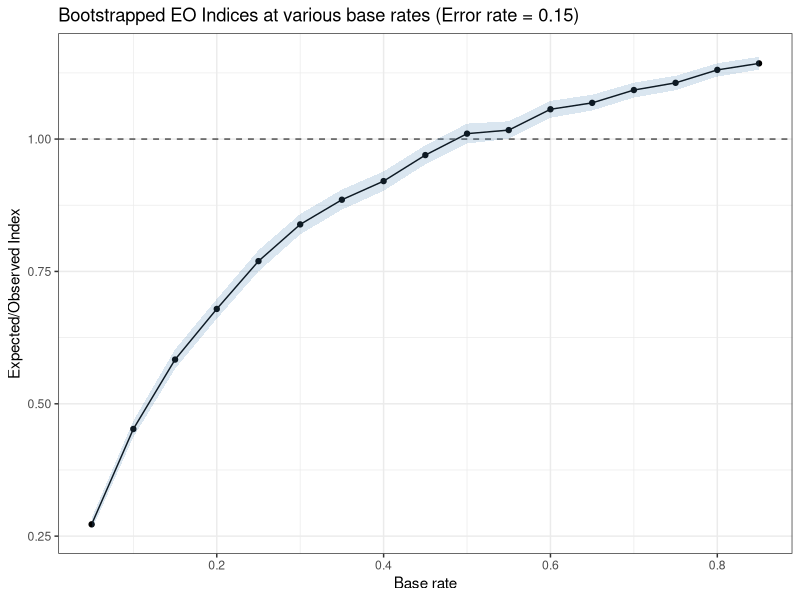
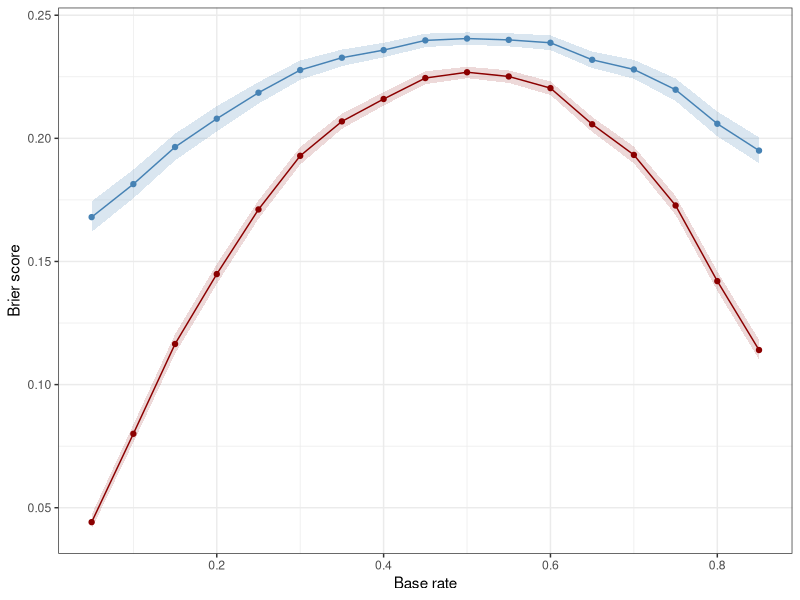
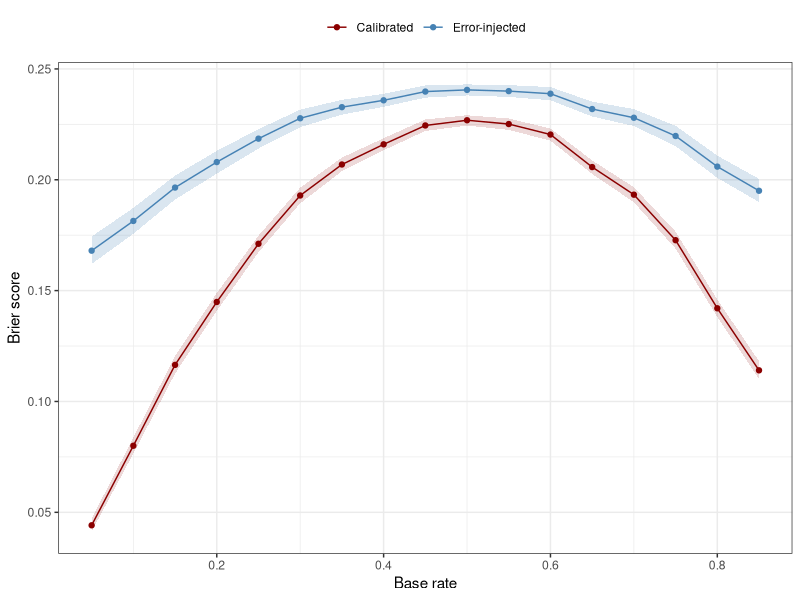
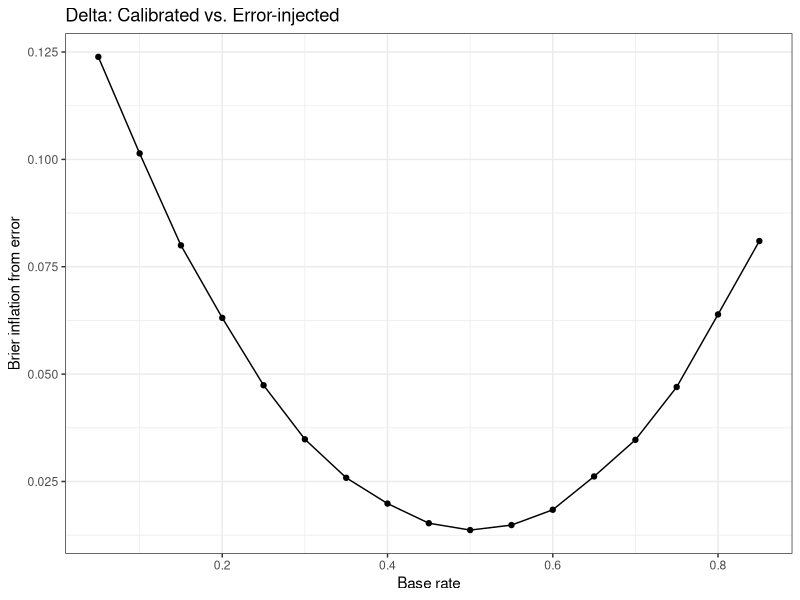
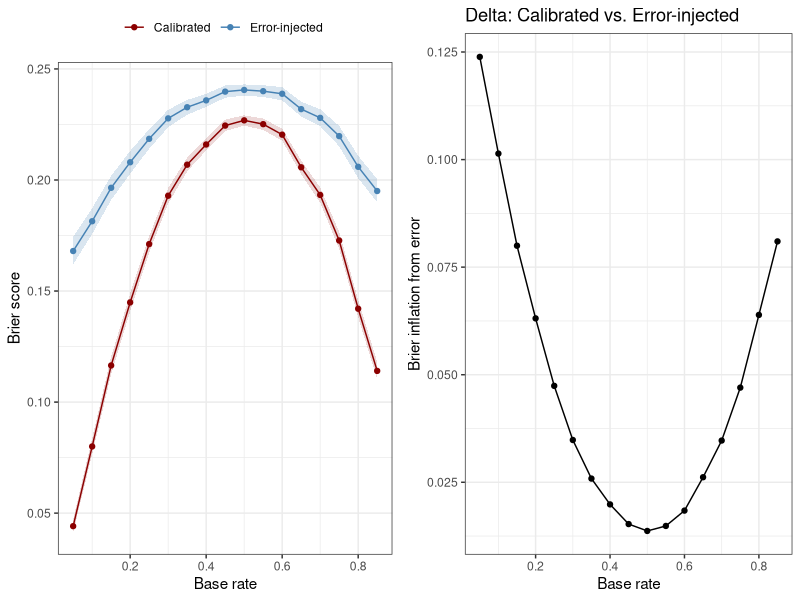

Recreate these plots in R, in order.
#------------------------------------------------------------------------------#
## EO INDEX EXPLORATION v1 ##
#------------------------------------------------------------------------------#

library(stats)
library(ggpubr)
library(tidyverse)

# Set the back-end
#rm(list=ls()) # Clear environment
options(scipen = 999) # Disable scientific notation
seed1 <- 6012021
seed2 <- 3222023
seed3 <- 9061991

# Set the parameters
base_rates <- seq(0.05, 0.85, by = 0.05)
err_rate   <- 0.15   # held constant
n <- 12000

# Apply the base rates
eo <- sapply(base_rates, function(b) {
  score <- rbeta(n, b * 10, (1 - b) * 10)
  obs   <- rbinom(n, 1, score)
  flip  <- runif(n) < err_rate
  obs_e <- ifelse(flip, 1 - obs, obs)
  sum(score) / sum(obs_e)
})

# Bootstrap the EO function
n_boot <- 2000
set.seed(seed1)
boot_curve <- lapply(base_rates, function(b) {
  score <- rbeta(n, b * 10, (1 - b) * 10)
  obs   <- rbinom(n, 1, score)
  replicate(n_boot, {
    idx  <- sample(n, replace = TRUE)
    fl_b <- runif(length(idx)) < err_rate
    sum(score[idx]) / sum(ifelse(fl_b, 1 - obs[idx], obs[idx]))
  })
})

# Collate the outcomes
boot_summary <- do.call(rbind, lapply(seq_along(base_rates), function(i) {
  x <- boot_curve[[i]]
  data.frame(base_rate = base_rates[i],
             eo  = mean(x),
             lwr = quantile(x, .025),
             upr = quantile(x, .975))
}))
print(boot_summary, row.names = FALSE)

# Plot the EO effect
eo_effect_plot <- ggplot(boot_summary, 
       aes(base_rate, eo)) +
  geom_point() +
  geom_line() +
  geom_hline(yintercept = 1, linetype = "dashed", colour = "grey30") +
  geom_ribbon(aes(ymin = lwr, ymax = upr), alpha = 0.2, fill = "steelblue") +
  labs(x = "Base rate", y = "Expected/Observed Index", 
       title = "Bootstrapped EO Indices at various base rates (Error rate = 0.15)") +
  theme_bw()
print(eo_effect_plot)

# Brier version
set.seed(seed3)
boot_brier <- lapply(base_rates, function(b) {
  score <- rbeta(n, b * 10, (1 - b) * 10)
  obs   <- rbinom(n, 1, score)
  cal <- err <- numeric(n_boot)
  for (i in seq_len(n_boot)) {
    idx   <- sample(n, replace = TRUE)
    fl_b  <- runif(length(idx)) < err_rate
    obs_b <- ifelse(fl_b, 1 - obs[idx], obs[idx])
    cal[i] <- mean((score[idx] - obs[idx])^2)
    err[i] <- mean((score[idx] - obs_b)^2)
  }
  data.frame(base_rate  = b,
             brier_cal = mean(cal), cal_lwr = quantile(cal, .025), cal_upr = quantile(cal, .975),
             brier_err = mean(err), err_lwr = quantile(err, .025), err_upr = quantile(err, .975))
})
boot_brier <- do.call(rbind, boot_brier)
print(boot_brier, row.names = FALSE)

# Plot the Brier effect
brier_effect_plot <- ggplot(boot_brier, aes(base_rate)) +
  geom_ribbon(aes(ymin = cal_lwr, ymax = cal_upr), alpha = 0.15, fill = "darkred") +
  geom_ribbon(aes(ymin = err_lwr, ymax = err_upr), alpha = 0.20, fill = "steelblue") +
  geom_line(aes(y = brier_cal), colour = "darkred") +
  geom_line(aes(y = brier_err), colour = "steelblue") +
  geom_point(aes(y = brier_cal), colour = "darkred") +
  geom_point(aes(y = brier_err), colour = "steelblue") +
  labs(x = "Base rate", y = "Brier score") +
  theme_bw()
print(brier_effect_plot)

brier_effect_plot2 <- ggplot(boot_brier, aes(base_rate)) +
  geom_ribbon(aes(ymin = cal_lwr, ymax = cal_upr, fill = "Calibrated"), alpha = 0.15) +
  geom_ribbon(aes(ymin = err_lwr, ymax = err_upr, fill = "Error-injected"), alpha = 0.20) +
  geom_line(aes(y = brier_cal, colour = "Calibrated")) +
  geom_line(aes(y = brier_err, colour = "Error-injected")) +
  geom_point(aes(y = brier_cal, colour = "Calibrated")) +
  geom_point(aes(y = brier_err, colour = "Error-injected")) +
  scale_colour_manual(name = NULL,
                      values = c("Calibrated" = "darkred", "Error-injected" = "steelblue")) +
  scale_fill_manual(name = NULL,
                    values = c("Calibrated" = "darkred", "Error-injected" = "steelblue")) +
  guides(fill = "none") +
  labs(x = "Base rate", y = "Brier score") +
  theme_bw() +
  theme(legend.position = "top")
print(brier_effect_plot2)

# Calculate and plot the delta
boot_brier$gap <- boot_brier$brier_err - boot_brier$brier_cal
brier_delta_plot <- ggplot(boot_brier, aes(base_rate, gap)) +
  geom_line() +
  geom_point() +
  labs(x = "Base rate", y = "Brier inflation from error",
       title = "Delta: Calibrated vs. Error-injected") +
  theme_bw()
print(brier_delta_plot)
ggarrange(brier_effect_plot2, brier_delta_plot)

## END ##
